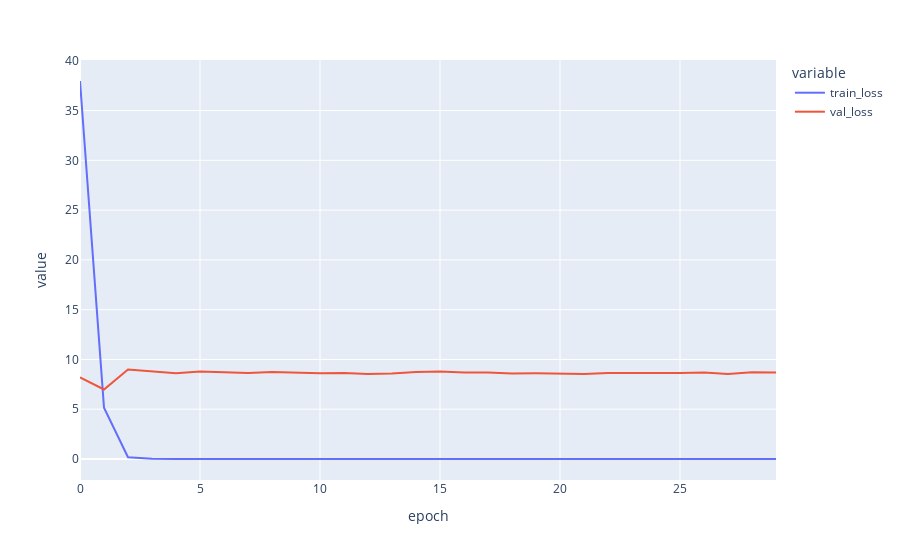

Notebook cell for this chart:
### Code cell
plot_df ={'epoch': np.arange(epoch),
          'train_loss': loss,
          'val_loss': val_loss,}

fig = px.line(plot_df, x='epoch', y=['train_loss', 'val_loss'])
fig.show()

### Figure 1 — Plotly figure (JSON) as saved in the notebook; plotly's stock layout.template omitted (floating-point values rounded to 4 significant figures)
{"data": [{"hovertemplate": "variable=train_loss<br>epoch=%{x}<br>value=%{y}<extra></extra>", "legendgroup": "train_loss", "line": {"color": "#636efa", "dash": "solid"}, "mode": "lines", "name": "train_loss", "orientation": "v", "showlegend": true, "type": "scatter", "x": [0, 1, 2, 3, 4, 5, 6, 7, 8, 9, 10, 11, 12, 13, 14, 15, 16, 17, 18, 19, 20, 21, 22, 23, 24, 25, 26, 27, 28, 29], "xaxis": "x", "y": [37.97, 5.158, 0.1813, 0.0295, 0.009525, 0.004923, 0.003007, 0.002066, 0.001537, 0.001188, 0.001042, 0.0008337, 0.0007326, 0.0006014, 0.0005249, 0.0004763, 0.0004307, 0.0004083, 0.0003634, 0.0003281, 0.0003079, 0.0003029, 0.0002705, 0.0002571, 0.0002499, 0.0002551, 0.0002693, 0.0002139, 0.0001926, 0.000171], "yaxis": "y"}, {"hovertemplate": "variable=val_loss<br>epoch=%{x}<br>value=%{y}<extra></extra>", "legendgroup": "val_loss", "line": {"color": "#EF553B", "dash": "solid"}, "mode": "lines", "name": "val_loss", "orientation": "v", "showlegend": true, "type": "scatter", "x": [0, 1, 2, 3, 4, 5, 6, 7, 8, 9, 10, 11, 12, 13, 14, 15, 16, 17, 18, 19, 20, 21, 22, 23, 24, 25, 26, 27, 28, 29], "xaxis": "x", "y": [8.203, 6.986, 8.981, 8.783, 8.626, 8.794, 8.695, 8.645, 8.747, 8.701, 8.606, 8.648, 8.539, 8.596, 8.739, 8.798, 8.684, 8.683, 8.582, 8.605, 8.559, 8.551, 8.642, 8.637, 8.589, 8.637, 8.7, 8.547, 8.703, 8.678], "yaxis": "y"}], "layout": {"legend": {"title": {"text": "variable"}, "tracegroupgap": 0}, "margin": {"t": 60}, "xaxis": {"anchor": "y", "domain": [0, 1], "title": {"text": "epoch"}}, "yaxis": {"anchor": "x", "domain": [0, 1], "title": {"text": "value"}}}}
